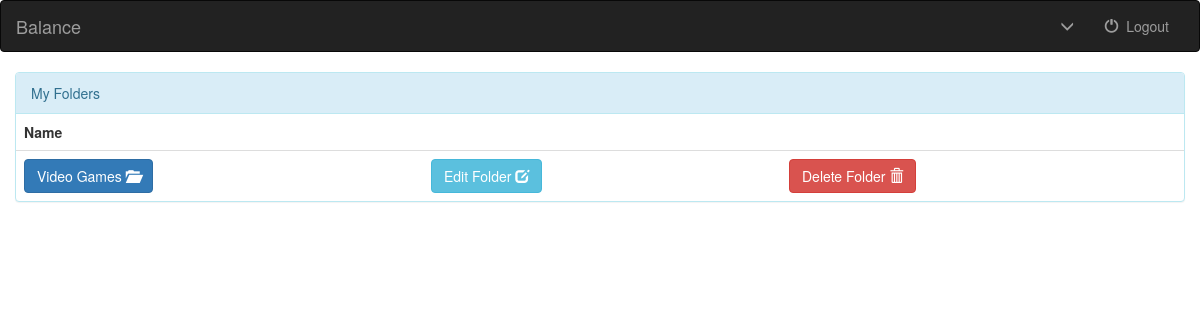
The page /file/folders/ on the database as committed earlier.
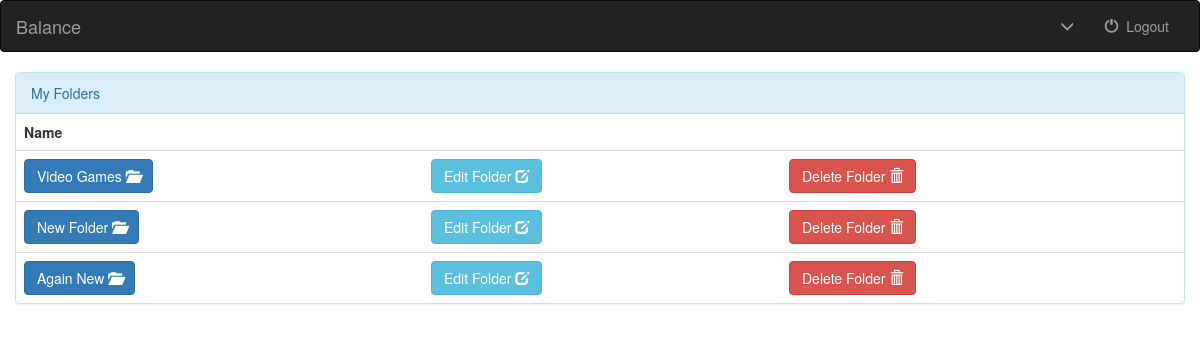
The same page on the database as committed later.
### file/models.py (models this page shows, shortened)
class Folder(models.Model):
    name = models.CharField(max_length=250)

### file/views.py (the view)
class MyFoldersView(generic.ListView):
    template_name = 'file/folders.html'
    context_object_name = 'all_folders'
    def get_queryset(self):
        return Folder.objects.all()

### file/templates/file/folders.html (shortened to what this page needs)
{% extends 'file/base.html' %}
{% block body %}
    <div class="container-fluid">
            <div class="panel panel-info">
                <div class="panel-heading">My Folders</div>
                <table class="table">
                    <tr>
                        <th>Name</th>
                        <th></th>
                        <th></th>
                    </tr>
                    {% for folder in all_folders %}
                    <tr>
                        <td>
                            <a href="{% url 'file:detail' folder.id %}">
                                <button type="button" class="btn btn-default btn-primary">{{ folder.name }}
                                    <span class="glyphicon glyphicon-folder-open"></span>
                                </button>
                            </a>
                        </td>
                        <td>
                            <a href="{% url 'file:folder-update' folder.id %}">
                                <button type="button" class="btn btn-defualt btn-info">Edit Folder
                                    <span class="glyphicon glyphicon-edit"></span>
                                </button>
                            </a>
                        </td>
                        <td>
                             <form action="{% url 'file:folder-delete' folder.id %}" method="post" style="display: inline;">
                                <button type="submit" class="btn btn-default btn-danger"> Delete Folder
                                    <span class="glyphicon glyphicon-trash"></span>
                                </button>
                             </form>
                        </td>
                    </tr>
                    {% endfor %}
                </table>
            </div>
        </div>
{% endblock %}

Rows that differ between the two databases and show on the page:
added Folder: name "New Folder"
added Folder: name "Again New"
